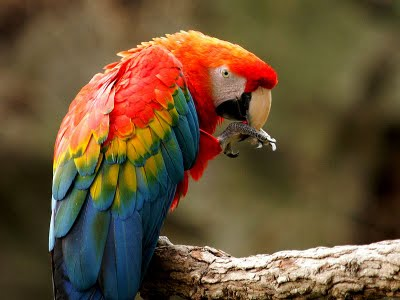
#> input picture TASK-4/arara.jpg, 400 x 300 px, found by its file name
$ python ISSUE4.py
#> lines starting #> are read from the running program, lines starting #| are printed output that depends on the picture
import cv2
imagem = cv2.imread("C:\\Users\\LABIC\\Desktop\\Yosef Lab\\LAPISCO-TASKS-1\\TASK-4\\arara.jpg")
#> imagem is the input picture: shape (300, 400, 3); mean B, G, R 54.4, 82.8, 105.2
hsv = cv2.cvtColor(imagem, cv2.COLOR_BGR2HSV)
#> hsv: shape (300, 400, 3); mean H, S, V 29.6, 147.1, 110.8
h, s, v = cv2.split(hsv)
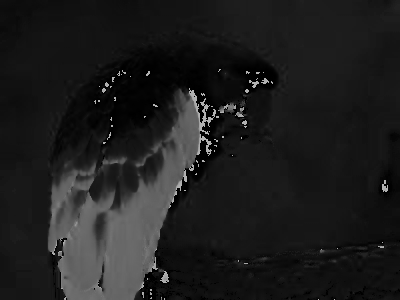
#> h: shape (300, 400); min 0, max 179, mean 29.6
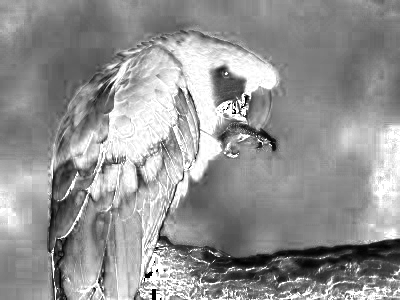
#> s: shape (300, 400); min 0, max 255, mean 147.1
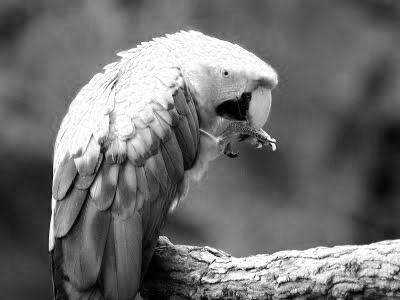
#> v: shape (300, 400); min 0, max 255, mean 110.8
cv2.imshow("Tons: ", h)
cv2.imshow("Saturação:", s)
cv2.imshow("Brilho: ", v)
cv2.imwrite("Tons.jpg", h)
cv2.imwrite("Saturação.jpg", s)
cv2.imwrite("Brilho.jpg", v)
cv2.waitKey(0)
cv2.destroyAllWindows
